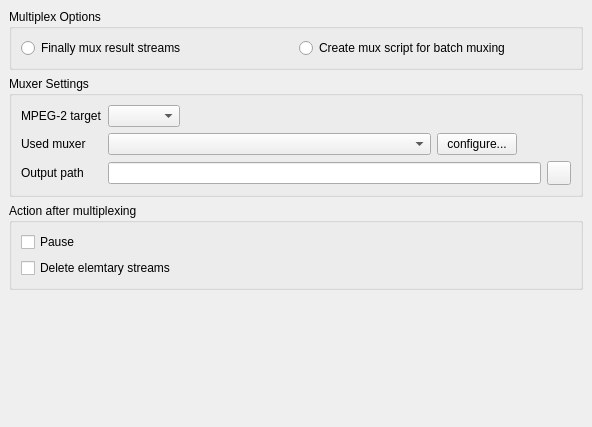
<ui version="4.0" >
 <author></author>
 <comment></comment>
 <exportmacro></exportmacro>
 <class>TTCutSettingsMuxer</class>
 <widget class="QWidget" name="TTCutSettingsMuxer" >
  <property name="geometry" >
   <rect>
    <x>0</x>
    <y>0</y>
    <width>585</width>
    <height>427</height>
   </rect>
  </property>
  <property name="windowTitle" >
   <string>Form2</string>
  </property>
  <layout class="QGridLayout" >
   <property name="margin" >
    <number>9</number>
   </property>
   <property name="spacing" >
    <number>6</number>
   </property>
   <item row="3" column="0" >
    <spacer>
     <property name="orientation" >
      <enum>Qt::Vertical</enum>
     </property>
     <property name="sizeType" >
      <enum>QSizePolicy::Expanding</enum>
     </property>
     <property name="sizeHint" >
      <size>
       <width>574</width>
       <height>151</height>
      </size>
     </property>
    </spacer>
   </item>
   <item row="1" column="0" >
    <widget class="QGroupBox" name="groupBox" >
     <property name="title" >
      <string>Muxer Settings</string>
     </property>
     <layout class="QGridLayout" >
      <property name="margin" >
       <number>9</number>
      </property>
      <property name="spacing" >
       <number>6</number>
      </property>
      <item row="2" column="5" >
       <widget class="QPushButton" name="btnOutputPath" >
        <property name="minimumSize" >
         <size>
          <width>24</width>
          <height>24</height>
         </size>
        </property>
        <property name="maximumSize" >
         <size>
          <width>24</width>
          <height>24</height>
         </size>
        </property>
        <property name="text" >
         <string/>
        </property>
        <property name="icon" >
         <iconset resource="ttcutsettingsmuxer.qrc" >:/pixmaps/pixmaps/fileopen_24.xpm</iconset>
        </property>
       </widget>
      </item>
      <item row="0" column="1" >
       <widget class="QComboBox" name="cbMuxTarget" />
      </item>
      <item row="1" column="4" colspan="2" >
       <spacer>
        <property name="orientation" >
         <enum>Qt::Horizontal</enum>
        </property>
        <property name="sizeType" >
         <enum>QSizePolicy::Expanding</enum>
        </property>
        <property name="sizeHint" >
         <size>
          <width>50</width>
          <height>17</height>
         </size>
        </property>
       </spacer>
      </item>
      <item row="2" column="0" >
       <widget class="QLabel" name="laOutputPath" >
        <property name="text" >
         <string>Output path</string>
        </property>
       </widget>
      </item>
      <item row="0" column="2" >
       <spacer>
        <property name="orientation" >
         <enum>Qt::Horizontal</enum>
        </property>
        <property name="sizeType" >
         <enum>QSizePolicy::Expanding</enum>
        </property>
        <property name="sizeHint" >
         <size>
          <width>248</width>
          <height>17</height>
         </size>
        </property>
       </spacer>
      </item>
      <item row="2" column="1" colspan="4" >
       <widget class="QLineEdit" name="leOutputPath" />
      </item>
      <item row="1" column="1" colspan="2" >
       <widget class="QComboBox" name="cbMuxerProg" />
      </item>
      <item row="1" column="3" >
       <widget class="QPushButton" name="pbConfigureMuxer" >
        <property name="minimumSize" >
         <size>
          <width>0</width>
          <height>0</height>
         </size>
        </property>
        <property name="maximumSize" >
         <size>
          <width>32767</width>
          <height>32767</height>
         </size>
        </property>
        <property name="text" >
         <string>configure...</string>
        </property>
       </widget>
      </item>
      <item row="1" column="0" >
       <widget class="QLabel" name="laMuxerProg" >
        <property name="text" >
         <string>Used muxer</string>
        </property>
       </widget>
      </item>
      <item row="0" column="0" >
       <widget class="QLabel" name="laMuxTarget" >
        <property name="text" >
         <string>MPEG-2 target</string>
        </property>
       </widget>
      </item>
     </layout>
    </widget>
   </item>
   <item row="0" column="0" >
    <widget class="QGroupBox" name="bgMuxOptions" >
     <property name="title" >
      <string>Multiplex Options</string>
     </property>
     <layout class="QGridLayout" >
      <property name="margin" >
       <number>9</number>
      </property>
      <property name="spacing" >
       <number>6</number>
      </property>
      <item row="0" column="1" >
       <widget class="QRadioButton" name="rbCreateMuxScript" >
        <property name="text" >
         <string>Create mux script for batch muxing</string>
        </property>
       </widget>
      </item>
      <item row="0" column="0" >
       <widget class="QRadioButton" name="rbMuxStreams" >
        <property name="text" >
         <string>Finally mux result streams</string>
        </property>
       </widget>
      </item>
     </layout>
    </widget>
   </item>
   <item row="2" column="0" >
    <widget class="QGroupBox" name="groupBox_2" >
     <property name="title" >
      <string>Action after multiplexing</string>
     </property>
     <layout class="QGridLayout" >
      <property name="margin" >
       <number>9</number>
      </property>
      <property name="spacing" >
       <number>6</number>
      </property>
      <item row="1" column="0" >
       <widget class="QCheckBox" name="cbDeleteES" >
        <property name="text" >
         <string>Delete elemtary streams</string>
        </property>
       </widget>
      </item>
      <item row="0" column="0" >
       <widget class="QCheckBox" name="cbPause" >
        <property name="text" >
         <string>Pause</string>
        </property>
       </widget>
      </item>
     </layout>
    </widget>
   </item>
  </layout>
 </widget>
 <resources>
  <include location="ttcutsettingsmuxer.qrc" />
 </resources>
 <connections/>
</ui>
